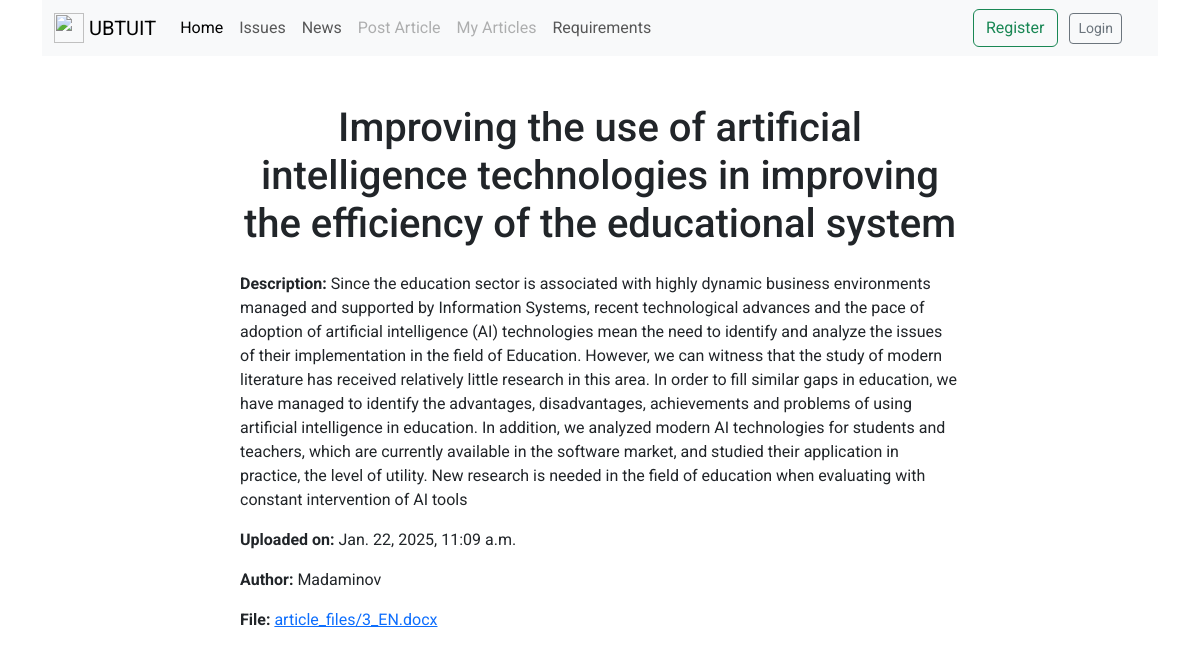
Screenshot of /journals/my/1/ with the database file from the repository.
### articles/models.py (models this page shows, shortened)
class Article(models.Model):
    user = models.ForeignKey(User, on_delete=models.SET_NULL, null=True)
    title = models.CharField(max_length=255)
    description = models.TextField()
    reason = models.TextField(default="Kiritilmagan")
    file_url = models.FileField(upload_to='article_files/')
    status = models.IntegerField(default=0)
    created_at = models.DateTimeField(auto_now_add=True)
    updated_at = models.DateTimeField(auto_now=True)

### accounts/models.py (models this page shows, shortened)
class User(AbstractUser):
    firstname = models.CharField(max_length=100)
    lastname = models.CharField(max_length=100)
    email = models.EmailField()
    institution = models.CharField(max_length=250)
    city = models.CharField(max_length=250)
    country = models.CharField(max_length=250)
    academic_degree = models.CharField(max_length=255)

### articles/views.py (the view)
# urls.py: path('my/<int:article_id>/', views.article_detail, name='user_article_detail'),
def article_detail(request, article_id):
    query = request.GET.get('q')
    print(1)
    article = get_object_or_404(Article, pk=article_id)
    return render(request, 'user/pages/article_detail.html', {'article': article})

### templates/user/pages/article_detail.html (shortened to what this page needs)
{% extends 'user/master.html' %}
{% block content %}
<div class="container">
    <div class="row">
        <div class="col-md-8 offset-md-2">
            <h1 class="text-center mt-5 mb-4">{{ article.title }}</h1>
            <p><strong>Description:</strong> {{ article.description }}</p>
            <p><strong>Uploaded on:</strong> {{ article.created_at }}</p>
            <p><strong>Author:</strong> {{ article.user.lastname }}</p>
            {% if article.file_url %}
                <p><strong>File:</strong> <a href="{{ article.file_url.url }}">{{ article.file_url.name }}</a></p>
            {% endif %}
        </div>
    </div>
</div>
{% endblock content %}

### templates/user/master.html (style rules this page uses)
* { font-family: "Roboto", sans-serif; }

### rows the page displays
Article: title "Improving the use of artificial intelligence technologies in improving the efficiency of the educational system", description "Since the education sector is associated with highly dynamic business environments managed and supported by Information Systems, recent technological advances and the pace of adoption of artificial intelligence (AI) technologies mean the need to identify and analyze the issues of their implementation in the field of Education. However, we can witness that the study of modern literature has received relatively little research in this area. In order to fill similar gaps in education, we have managed to identify the advantages, disadvantages, achievements and problems of using artificial intelligence in education. In addition, we analyzed modern AI technologies for students and teachers, which…", created_at "Jan. 22, 2025, 11:09 a.m.", user.lastname "Madaminov", file_url.name "article_files/3_EN.docx"
